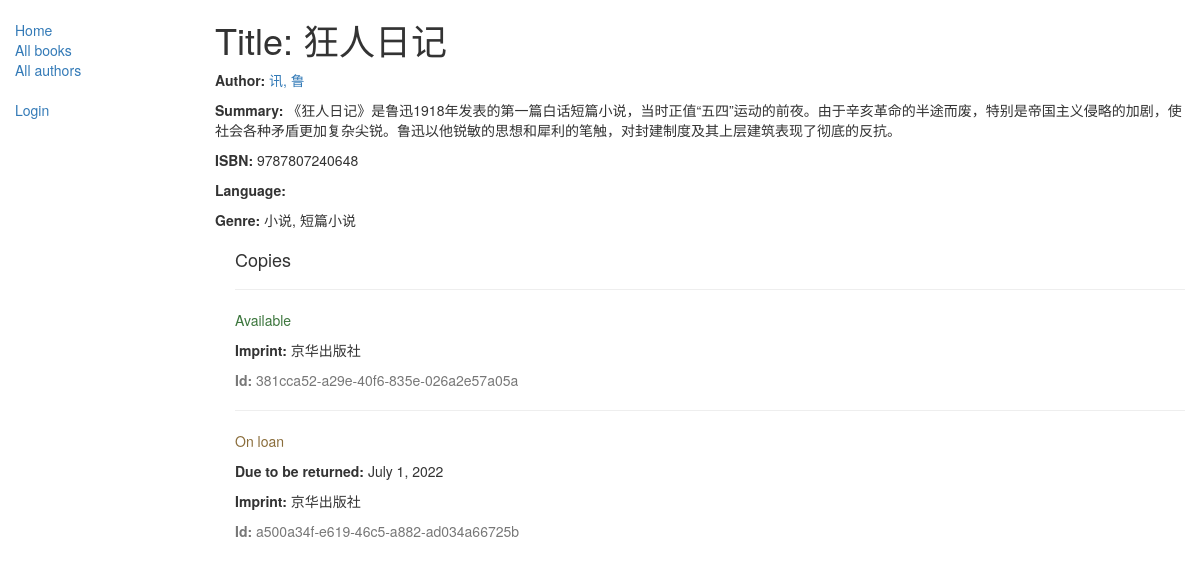
The app's page /catalog/book/7 with its own data.
### catalog/models.py (models this page shows, shortened)
class Book(models.Model):
    title = models.CharField(max_length=200)
    author = models.ForeignKey('Author', on_delete=models.SET_NULL, null=True)
    summary = models.TextField(max_length=1000, help_text="Enter a brief description of the book")
    isbn = models.CharField('ISBN',max_length=13, help_text='13 Character <a href="https://www.isbn-international.org/content/what-isbn">ISBN number</a>')
    genre = models.ManyToManyField(Genre, help_text="Select a genre for this book")
    def display_genre(self):
        """
        Creates a string for the Genre. This is required to display genre in Admin.
        """
        return ', '.join([ genre.name for genre in self.genre.all()[:3] ])
    display_genre.short_description = 'Genre'

class Author(models.Model):
    first_name = models.CharField(max_length=100)
    last_name = models.CharField(max_length=100)
    date_of_birth = models.DateField(null=True, blank=True)
    date_of_death = models.DateField('Died', null=True, blank=True)
    def __str__(self):
        return '%s, %s' % (self.last_name, self.first_name)

class Genre(models.Model):
    name = models.CharField(max_length=200, help_text="Enter a book genre (e.g. Science Fiction, French Poetry etc.)")
    def __str__(self):
        return self.name

class BookInstance(models.Model):
    id = models.UUIDField(primary_key=True, default=uuid.uuid4, help_text="Unique ID for this particular book across whole library")
    book = models.ForeignKey('Book', on_delete=models.SET_NULL, null=True)
    imprint = models.CharField(max_length=200)
    due_back = models.DateField(null=True, blank=True)
    borrower = models.ForeignKey(User, on_delete=models.SET_NULL, null=True, blank=True)
    LOAN_STATUS = (
        ('m', 'Maintenance'),
        ('o', 'On loan'),
        ('a', 'Available'),
        ('r', 'Reserved'),
    )
    status = models.CharField(max_length=1, choices=LOAN_STATUS, blank=True, default='m', help_text='Book availability')
    class Meta:
        ordering = ["due_back"]
        permissions = (("can_mark_returned", "Set book as returned"),)

### catalog/views.py (the view)
# urls.py: path('book/<int:pk>', views.BookDetailView.as_view(), name='book-detail'),
class BookDetailView(generic.DetailView):
    model = Book

### catalog/templates/catalog/book_detail.html
{% extends "base_generic.html" %} {% block content %}
<h1>Title: {{ book.title }}</h1>
<p><strong>Author:</strong> <a href="{% url 'author-detail' book.author.pk %}">{{ book.author }}</a></p>
<p><strong>Summary:</strong> {{ book.summary }}</p>
<p><strong>ISBN:</strong> {{ book.isbn }}</p>
<p><strong>Language:</strong> {{ book.language }}</p>
<p><strong>Genre:</strong> {% for genre in book.genre.all %} {{ genre }}{% if not forloop.last %}, {% endif %}{% endfor %}</p>
<div style="margin-left:20px;margin-top:20px">
    <h4>Copies</h4>
    {% for copy in book.bookinstance_set.all %}
    <hr>
    <p class="{% if copy.status == 'a' %}text-success{% elif copy.status == 'm' %}text-danger{% else %}text-warning{% endif %}">{{ copy.get_status_display }}</p>
    {% if copy.status != 'a' %}
    <p><strong>Due to be returned:</strong> {{copy.due_back}}</p>{% endif %}
    <p><strong>Imprint:</strong> {{copy.imprint}}</p>
    <p class="text-muted"><strong>Id:</strong> {{copy.id}}</p>
    {% endfor %}
</div>
{% endblock %}

### records on screen
Book: title "狂人日记", author "讯, 鲁", summary "《狂人日记》是鲁迅1918年发表的第一篇白话短篇小说，当时正值“五四”运动的前夜。由于辛亥革命的半途而废，特别是帝国主义侵略的加剧，使社会各种矛盾更加复杂尖锐。鲁迅以他锐敏的思想和犀利的笔触，对封建制度及其上层建筑表现了彻底的反抗。", isbn "9787807240648"
Genre: name "小说"
Genre: name "短篇小说"
BookInstance: status "Available", imprint "京华出版社", id "381cca52-a29e-40f6-835e-026a2e57a05a"
BookInstance: status "On loan", due_back "July 1, 2022", imprint "京华出版社", id "a500a34f-e619-46c5-a882-ad034a66725b"
